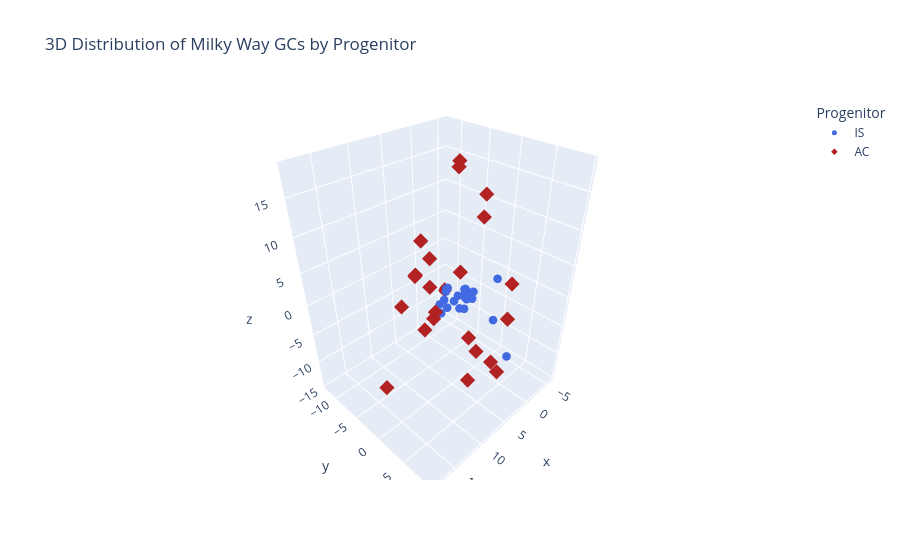

The notebook cell this image was saved under:
### Code cell
import plotly.express as px

# Convert galactic coordinates to Cartesian
x = merged_data['r_gc'] * np.cos(np.radians(merged_data['B'])) * np.cos(np.radians(merged_data['L']))
y = merged_data['r_gc'] * np.cos(np.radians(merged_data['B'])) * np.sin(np.radians(merged_data['L']))
z = merged_data['r_gc'] * np.sin(np.radians(merged_data['B']))

merged_data['x'] = x
merged_data['y'] = y
merged_data['z'] = z

fig = px.scatter_3d(merged_data, x='x', y='y', z='z',
                    color='Progenitor',
                    color_discrete_map={'IS':'royalblue','AC':'firebrick'},
                    symbol='Progenitor',
                    title='3D Distribution of Milky Way GCs by Progenitor',
                    labels={'color':'Progenitor'})

fig.update_traces(marker=dict(size=5))
fig.show()

### Figure 1 — Plotly figure (JSON) as saved in the notebook; plotly's stock layout.template omitted (floating-point values rounded to 4 significant figures)
{"data": [{"hovertemplate": "Progenitor=IS<br>x=%{x}<br>y=%{y}<br>z=%{z}<extra></extra>", "legendgroup": "IS", "marker": {"color": "royalblue", "size": 5, "symbol": "circle"}, "mode": "markers", "name": "IS", "scene": "scene", "showlegend": true, "type": "scatter3d", "x": [3.073, 3.826, 4.301, 5.602, 2.574, 3.032, 3.269, 3.883, 4.085, 2.284, 3.104, 4.559, 4.009, 5.449, 4.046, 3.412, 2.024, 1.187, 1.672, 2.646, 4.785, 2.145, 2.297, 2.482, 4.299, 3.541, 3.662, 3.904], "y": [-4.247, -2.523, -1.824, -0.8903, -0.3649, 0.1786, 5.442, 1.093, 1.105, -0.1665, -1.043, 1.518, -2.75, -2.183, -0.8578, 1.752, -0.3828, 0.05785, 0.05021, 0.07067, 0.8343, 0.1068, 0.5253, 0.003033, -1.87, 0.5475, 5.585, 8.376], "z": [-5.223, 0.3897, 1.102, 1.623, 0.7306, 1.29, 5.501, 1.995, 1.803, 0.2156, -0.4119, 1.382, -1.54, -1.243, -0.73, 0.7067, -0.4075, -0.1651, -0.3031, -0.5328, -0.6438, -0.4765, -0.4538, -0.7732, -2.249, -1.541, -0.5327, -4.772]}, {"hovertemplate": "Progenitor=AC<br>x=%{x}<br>y=%{y}<br>z=%{z}<extra></extra>", "legendgroup": "AC", "marker": {"color": "firebrick", "size": 5, "symbol": "diamond"}, "mode": "markers", "name": "AC", "scene": "scene", "showlegend": true, "type": "scatter3d", "x": [-0.115, 3.399, 0.1047, -5.85, 2.299, 1.095, 4.077, 3.836, 2.913, 3.109, 1.74, 5.81, 3.414, 4.235, 7.975, 2.907, 6.391, 18.24, 4.181, 7.439, 8.877, 5.035, 4.32], "y": [0.06036, -5.541, -11.11, -12.27, -10.64, -8.631, -7.168, -5.773, -1.487, -1.404, 1.579, -6.541, 3.09, 0.2857, -7.247, 7.321, -2.059, 1.792, 8.086, 9.556, 6.253, 6.772, 2.218], "z": [-12.0, -6.79, -14.29, -9.528, -2.166, 1.322, 6.003, -0.9766, 18.11, 17.47, 11.77, 1.633, 15.64, 4.52, -3.053, 5.487, -1.978, -4.601, 1.334, -4.144, -6.965, -6.079, -5.179]}], "layout": {"legend": {"title": {"text": "Progenitor"}, "tracegroupgap": 0}, "scene": {"domain": {"x": [0, 1], "y": [0, 1]}, "xaxis": {"title": {"text": "x"}}, "yaxis": {"title": {"text": "y"}}, "zaxis": {"title": {"text": "z"}}}, "title": {"text": "3D Distribution of Milky Way GCs by Progenitor"}}}
